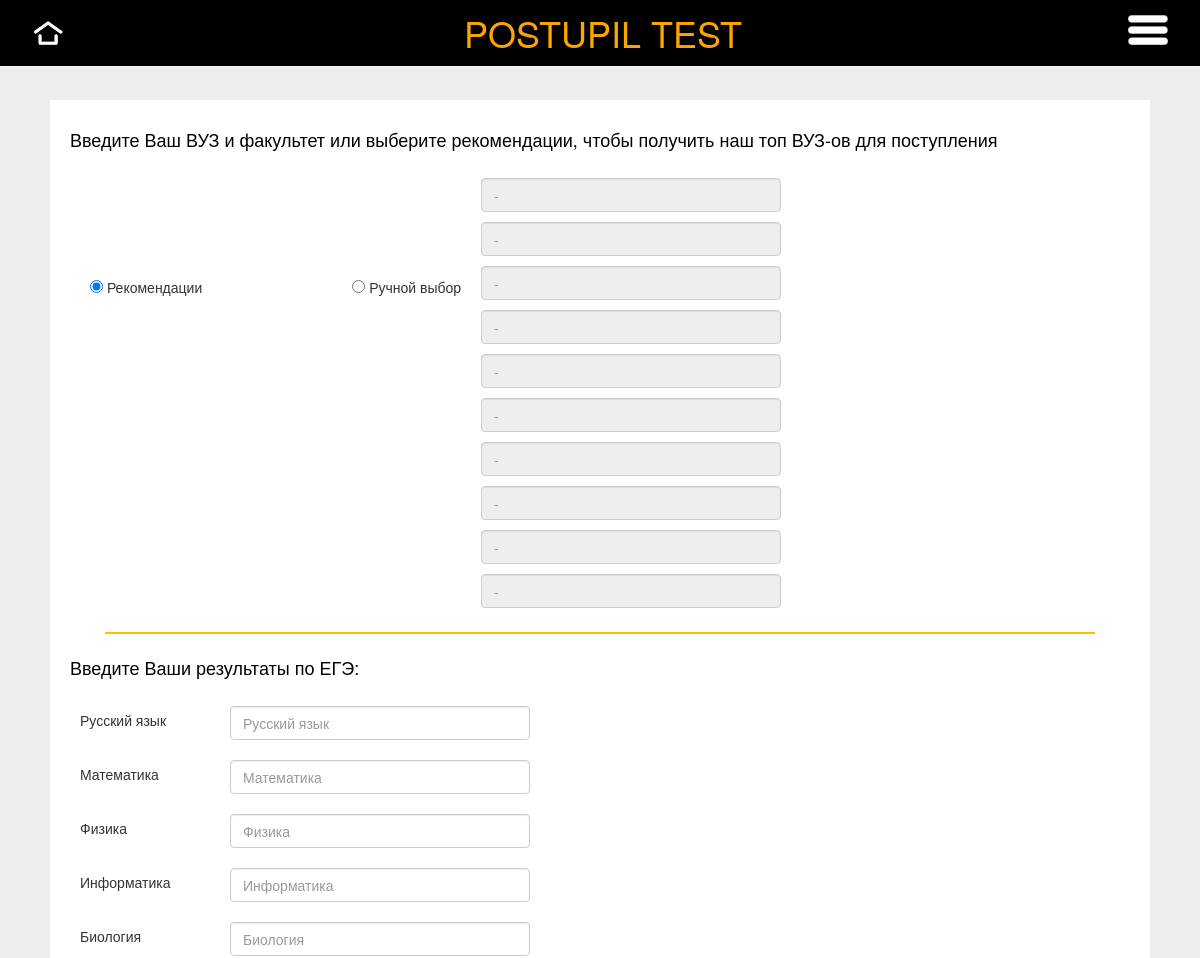
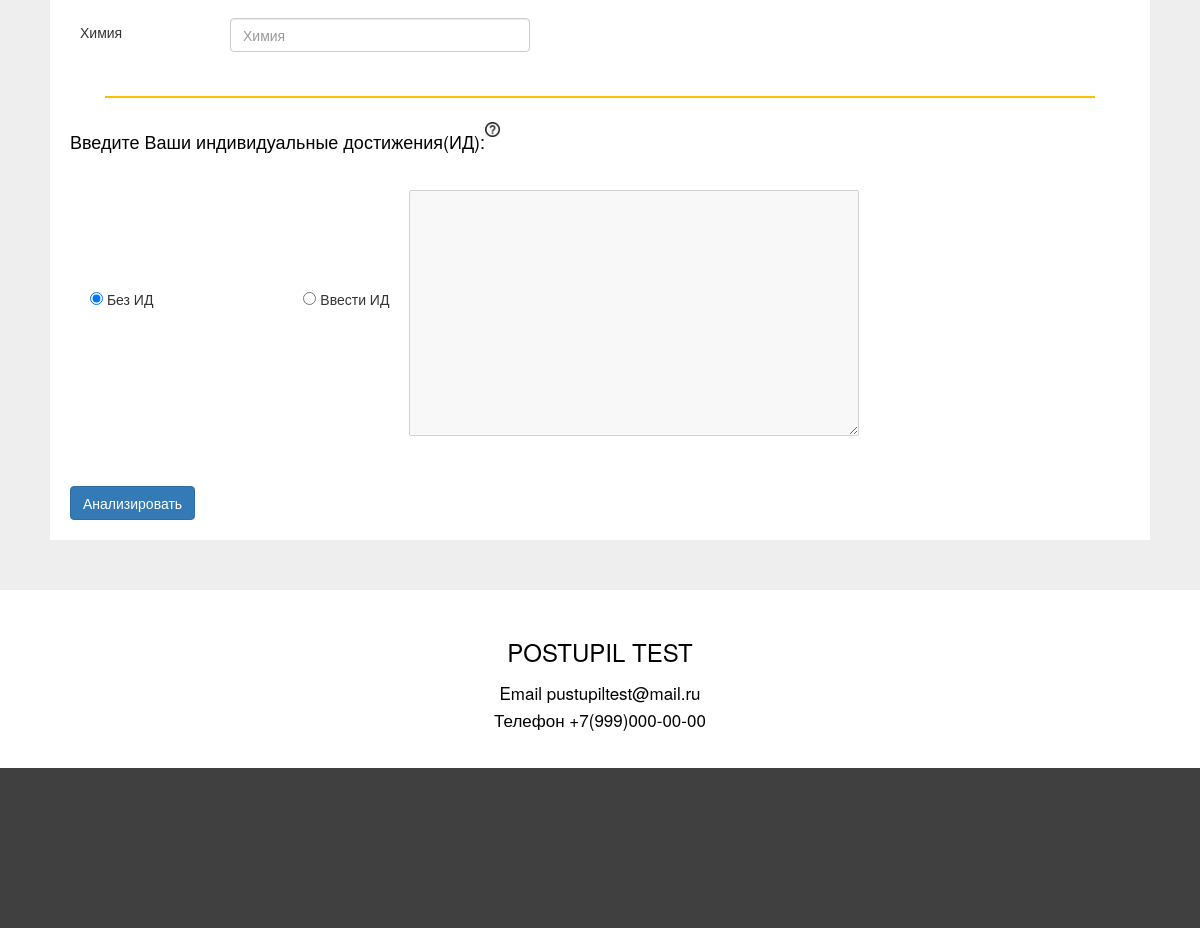
The page /index on the database as committed earlier (2 pictures, top to bottom).
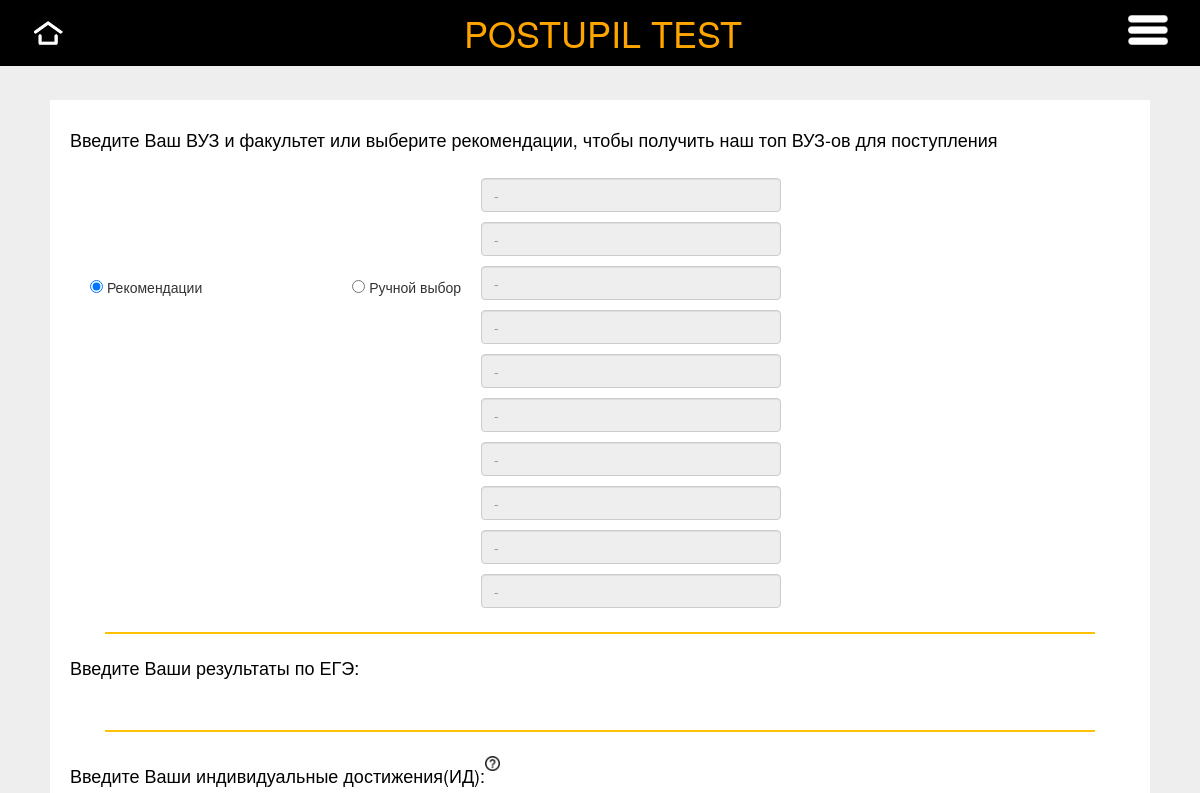
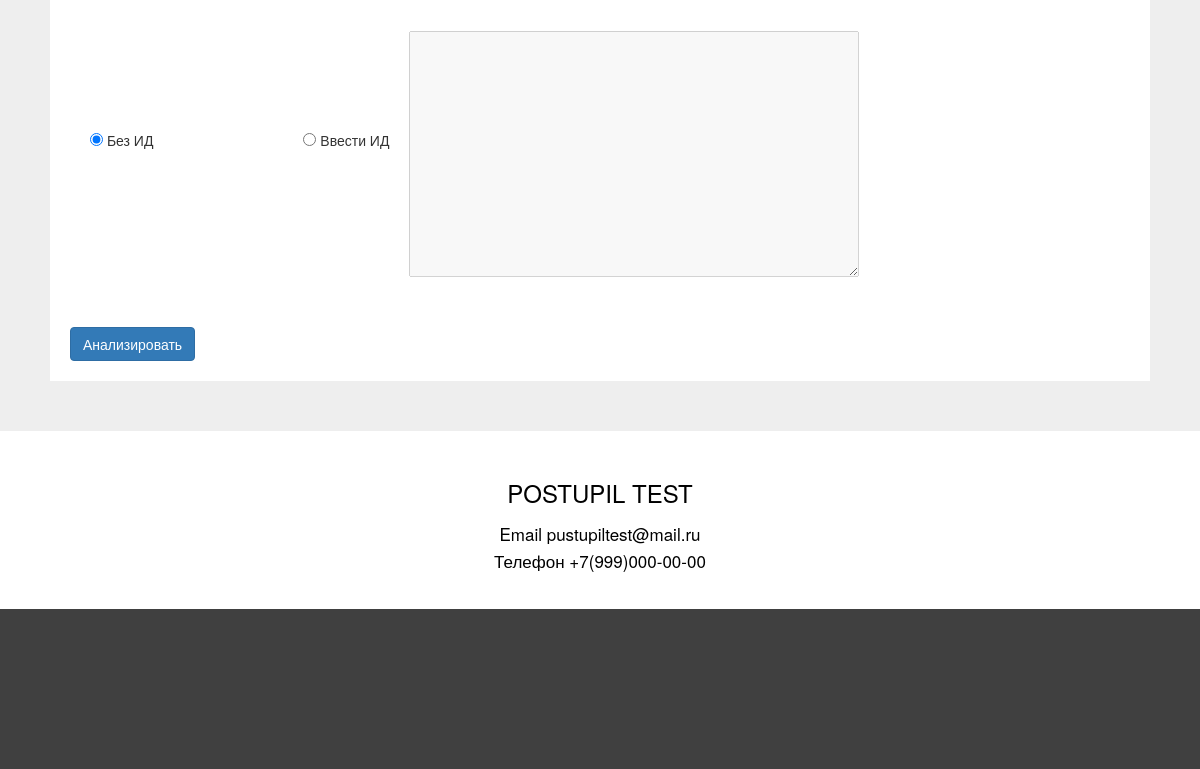
The same page on the database as committed later (2 pictures, top to bottom).
### db.py (models this page shows)
class Subjects(db.Model):
    id = db.Column(db.Integer, primary_key=True)
    name = db.Column(db.String(80), unique=False, nullable=False)

### flask_app.py (the view, shortened to what this page needs)
@app.route('/', methods=['POST', 'GET'])
@app.route('/index', methods=['POST', 'GET'])
def index():
    global sub_combs
    print(sub_combs)
    faculties = [x.name for x in Faculties.query.all()]  #
    sub = [x.name for x in Subjects.query.all()]
    if request.method == 'GET':
        return render_template('form.html', faculties=faculties, col_edu=range(1, 11), subs=sub,
                               help_text=information_extractor_f("help.txt")[0].split("\n"), id_req=0,
                               contacts=information_extractor_f(Data.query.filter_by(name="contacts").first().descr)[
                                   0].split("\n"))

### little_functions.py (called while the page is built)
def information_extractor_f(name):
    text = open("static/text_data/" + name[:-4] + divider + name[-4:], "r").read()
    return text.split("\n/*/\n")

### templates/form.html (shortened to what this page needs)
{% extends "base.html" %}
{% block content %}
<div class="container-total">
    <div class="container-main">
        <form method="post" enctype="multipart/form-data">
            <h4 style="color: #000; padding: 30px 0 10px 20px">Введите Ваш ВУЗ и факультет или выберите рекомендации, чтобы получить наш топ ВУЗ-ов для поступления</h4>
            <div class="edu_org">
                <div class="bg_edu" style="display: flex;">
                    <p style="display: inline-block;padding-left:20px; padding-right:10vw;margin:0"><input style="margin-top:112px;" name="mode" type="radio" value="recommend" checked> Рекомендации</p>
                    <div class="edu_org">
                        <p style="display: inline-block;padding:0 10px;margin:0;width: max-content; max-width: 20vw"><input style="margin-top:112px;" name="mode" type="radio" value="manual" onclick="this.form.faculties.disabled=0;"
                        onreset="this.form.faculties.disabled=1;"> Ручной выбор</p>
                        <div>
                            {%for i in col_edu%}
                                <input class="form-control" type="text" list="faculties" style="align-self:right;margin :10px 0 10px 10px;width:300px;" name="faculties" autocomplete="off" id="1" placeholder="-" disabled>
                            {%endfor%}
                        </div>
                    </div>
                </div>
            </div>
            <div class="line-yellow" style="width: 90%; margin-left: 5%"></div>
            <div class="ege">
                <h4 style="color: #000;margin: 0 20px 20px 0">Введите Ваши результаты по ЕГЭ:</h4>
                {%for i in subs%}
                    <div style="display:flex">
                        <p style="padding: 15px 0 0 10px;width:150px">{{i}}</p>
                        <input class="form-control" type="number" max="100" min="0" style="align-self:right;margin :10px 0 10px 10px;width:300px;" name="{{i}}" autocomplete="off" id="{{i}}" placeholder="{{i}}">
                    </div>
                {%endfor%}
            </div>
            <div class="line-yellow" style="width: 90%; margin-left: 5%"></div>
            <div class="ind_achieve">
                <div style="margin: 0 20px 20px 0;display: flex;">
                    <h4 style="color: #000;">Введите Ваши индивидуальные достижения(ИД):</h4>
                    <img class="help_button" style="cursor:pointer"
                        src="{{ url_for( 'static', filename='img/server/help.png')}}" height=15
                        width=15/>
                </div>
                <div class="bg_edu" style="display: flex;">
                    <p style="display: inline-block;padding-left:20px; padding-right:10vw;margin:0"><input style="margin-top:112px;" name="mode_achieve" type="radio" value="no_ind_achieve" checked> Без ИД</p>
                    <div class="edu_org">
                        <p style="display: inline-block;padding:0 10px;margin:0;width: max-content; max-width: 20pw">
                            <input style="margin-top:112px;" name="mode_achieve" type="radio" value="ind_achieve" onclick="this.form.ind_achieve.disabled=0;" onreset="this.form.ind_achieve.disabled=1;">
                            Ввести ИД
                        </p>
                        <textarea name="ind_achieve" rows="12" style="align-self:right;margin :10px 0 10px 10px;width:max-content;min-width:450px;" disabled></textarea>
                    </div>
                </div>
            </div>
            <button type="submit" class="btn btn-primary" style="margin:20px">Анализировать</button>
        </form>
    </div>
</div>
{% endblock %}

Rows that differ between the two databases and show on the page:
removed Subjects: name "Русский язык"
removed Subjects: name "Математика"
removed Subjects: name "Физика"
removed Subjects: name "Информатика"
removed Subjects: name "Биология"
removed Subjects: name "Химия"
